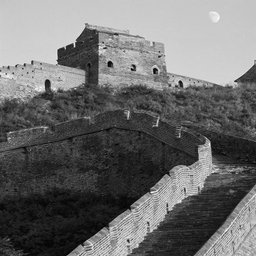
#> input picture ch3/data/citywall.bmp, 256 x 256 px, shrunk from 512 x 512 before the run
$ python local_enhance.py
#> lines starting #> are read from the running program, lines starting #| are printed output that depends on the picture
### ch3/hist.py
import cv2
import matplotlib.pyplot as plt
import numpy as np


# [10 lines left out: function hist, not called in this run]


def color_map_correct(img):
    return np.where(img == 0, 255, img)


citywall = [
    'citywall',
    cv2.imread('data/citywall.bmp', 0),
    cv2.imread('data/citywall1.bmp', 0),
    cv2.imread('data/citywall2.bmp', 0),
]
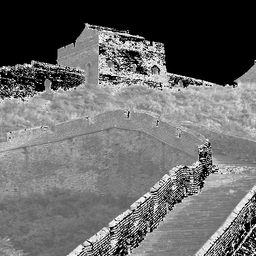
#> input picture ch3/data/citywall1.bmp, 256 x 256 px, shrunk from 512 x 512 before the run
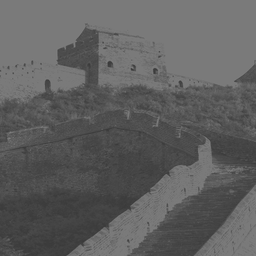
#> input picture ch3/data/citywall2.bmp, 256 x 256 px, shrunk from 512 x 512 before the run
elain = [
    'elain',
    cv2.imread('data/elain.bmp', 0),
    cv2.imread('data/elain1.bmp', 0),
    cv2.imread('data/elain2.bmp', 0),
    cv2.imread('data/elain3.bmp', 0),
]
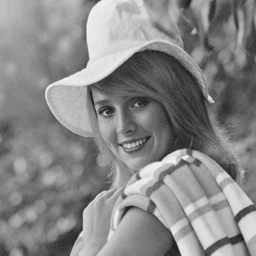
#> input picture ch3/data/elain.bmp, 256 x 256 px, shrunk from 512 x 512 before the run
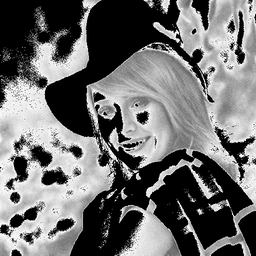
#> input picture ch3/data/elain1.bmp, 256 x 256 px, shrunk from 512 x 512 before the run
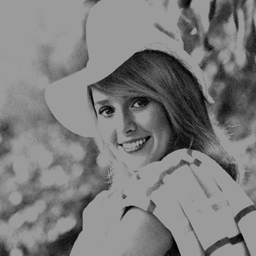
#> input picture ch3/data/elain2.bmp, 256 x 256 px, shrunk from 512 x 512 before the run
lena = [
    'lena',
    cv2.imread('data/lena.bmp', 0),
    cv2.imread('data/lena1.bmp', 0),
    cv2.imread('data/lena2.bmp', 0),
    cv2.imread('data/lena4.bmp', 0),
]
women = [
    'women',
    cv2.imread('data/woman.BMP', 0),
    cv2.imread('data/woman1.BMP', 0),
    cv2.imread('data/woman2.BMP', 0),
]

elain[2] = color_map_correct(elain[2])
citywall[2] = color_map_correct(citywall[2])
#> in color_map_correct (call 2), `return np.where(img == 0, 255, img)`:
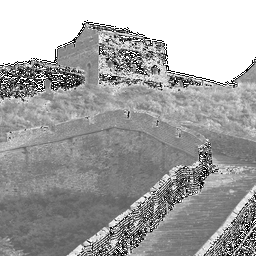
#> returned value: shape (256, 256); min 1, max 255, mean 162.7
lena[2] = color_map_correct(lena[2])
women[2] = color_map_correct(women[2])


# [5 lines that do not run on import are left out]

### ch3/local_enhance.py
import numpy as np
import matplotlib.pyplot as plt
import cv2

from hist import citywall, lena, elain, women


def local_hist_enhance(img, e=3, k0=0.35, k1=0.02, k2=0.4):
#> (the run stopped early here; a loop or call above may not have finished)
